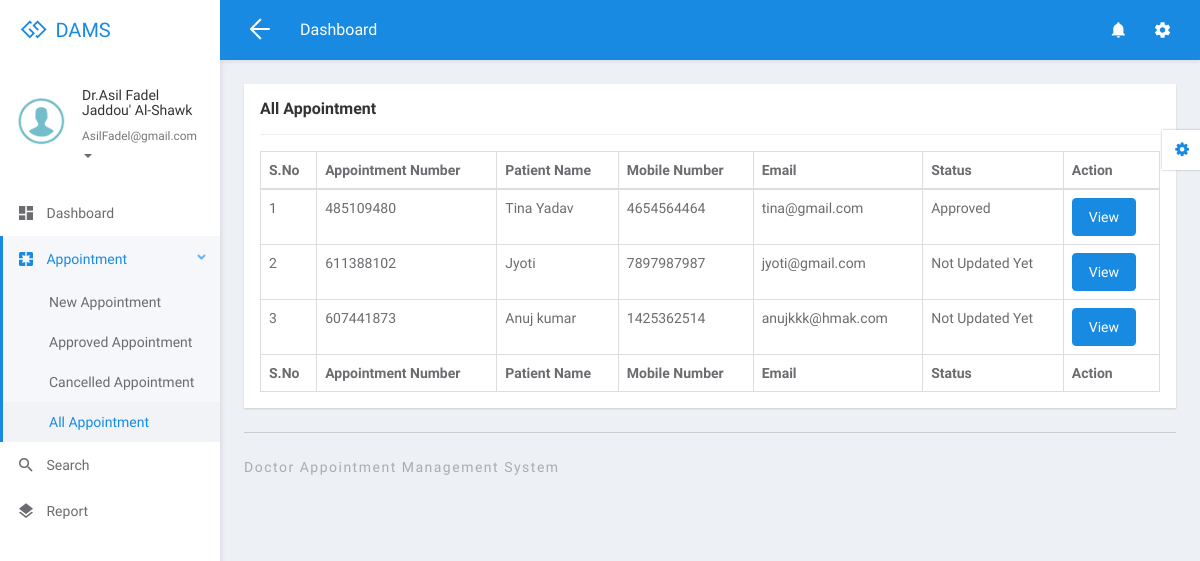
The app's page /dams/doctor/all-appointment.php (signed in), older data.
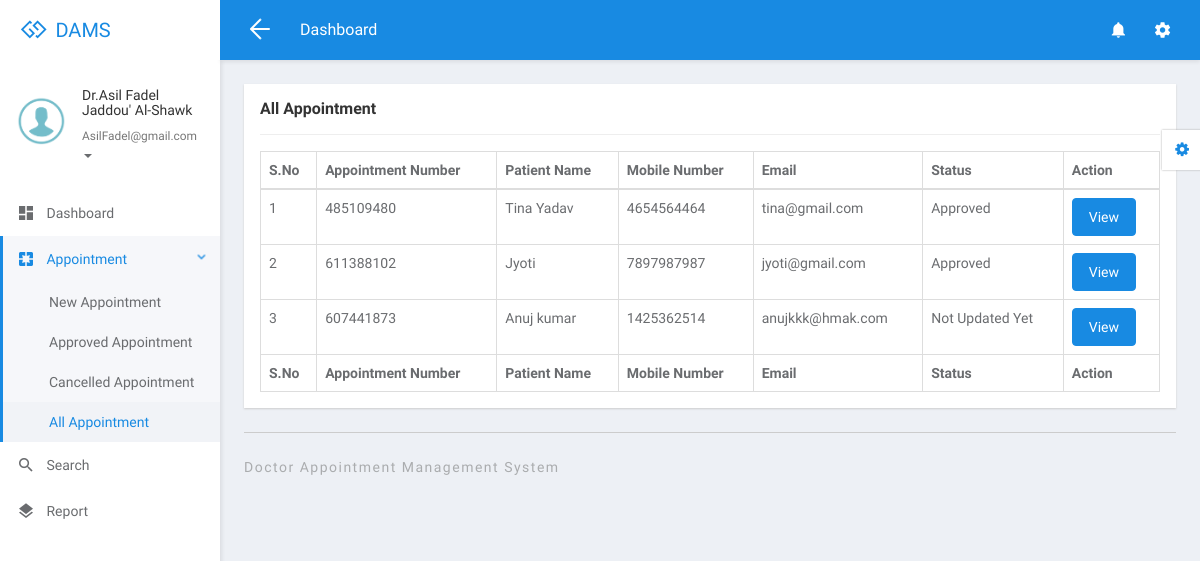
The same page, newer data.
### tables this page shows
CREATE TABLE `tbldoctor` (
  `ID` int(5) NOT NULL,
  `FullName` varchar(250) DEFAULT NULL,
  `MobileNumber` bigint(10) DEFAULT NULL,
  `Email` varchar(250) DEFAULT NULL,
  `Specialization` varchar(250) DEFAULT NULL,
  `Password` varchar(259) DEFAULT NULL,
  `CreationDate` timestamp NULL DEFAULT current_timestamp()
);

CREATE TABLE `tblappointment` (
  `ID` int(10) NOT NULL,
  `AppointmentNumber` int(10) DEFAULT NULL,
  `Name` varchar(250) DEFAULT NULL,
  `MobileNumber` bigint(20) DEFAULT NULL,
  `Email` varchar(250) DEFAULT NULL,
  `AppointmentDate` date DEFAULT NULL,
  `AppointmentTime` time DEFAULT NULL,
  `Specialization` varchar(250) DEFAULT NULL,
  `Doctor` int(10) DEFAULT NULL,
  `Message` mediumtext DEFAULT NULL,
  `ApplyDate` timestamp NULL DEFAULT current_timestamp(),
  `Remark` varchar(250) DEFAULT NULL,
  `Status` varchar(250) DEFAULT NULL,
  `UpdationDate` timestamp NULL DEFAULT NULL ON UPDATE current_timestamp()
);

### dams/doctor/all-appointment.php (the view, shortened to what this page needs)
<?php
if (strlen($_SESSION['damsid']==0)) {
  header('location:logout.php');
  } else{
  ?>
<!DOCTYPE html>
<html lang="en">
<head>
	<link rel="stylesheet" href="libs/bower/font-awesome/css/font-awesome.min.css">
	<link rel="stylesheet" href="libs/bower/material-design-iconic-font/dist/css/material-design-iconic-font.css">
	<link rel="stylesheet" href="libs/bower/animate.css/animate.min.css">
	<link rel="stylesheet" href="libs/bower/fullcalendar/dist/fullcalendar.min.css">
	<link rel="stylesheet" href="libs/bower/perfect-scrollbar/css/perfect-scrollbar.css">
	<link rel="stylesheet" href="assets/css/bootstrap.css">
	<link rel="stylesheet" href="assets/css/core.css">
	<link rel="stylesheet" href="assets/css/app.css">
</head>
<body class="menubar-left menubar-unfold menubar-light theme-primary">
<?php include_once('includes/header.php');?>
<?php include_once('includes/sidebar.php');?>
<main id="app-main" class="app-main">
  <div class="wrap">
	<section class="app-content">
		<div class="row">
			<div class="col-md-12">
				<div class="widget">
					<header class="widget-header">
						<h4 class="widget-title">All Appointment</h4>
					</header>
					<hr class="widget-separator">
					<div class="widget-body">
						<div class="table-responsive">
							<table class="table table-bordered table-hover js-basic-example dataTable table-custom">
								<thead>
									<tr>
										<th>S.No</th>
										<th>Appointment Number</th>
										<th>Patient Name</th>
										<th>Mobile Number</th>
										<th>Email</th>
									<th>Status</th>
										<th>Action</th>
									</tr>
								</thead>
								<tbody>
                  <?php
              $docid=$_SESSION['damsid'];
$sql="SELECT * from  tblappointment where Doctor=:docid";
$query = $dbh -> prepare($sql);
$query-> bindParam(':docid', $docid, PDO::PARAM_STR);
$query->execute();
$results=$query->fetchAll(PDO::FETCH_OBJ);
$cnt=1;
if($query->rowCount() > 0)
{
foreach($results as $row)
{               ?>
									<tr>
										<td><?php echo htmlentities($cnt);?></td>
										<td><?php  echo htmlentities($row->AppointmentNumber);?></td>
										<td><?php  echo htmlentities($row->Name);?></td>
										<td><?php  echo htmlentities($row->MobileNumber);?></td>
										<td><?php  echo htmlentities($row->Email);?></td>
                                        <?php if($row->Status==""){ ?>
                     <td><?php echo "Not Updated Yet"; ?></td>
<?php } else { ?>                  <td><?php  echo htmlentities($row->Status);?>
                  </td>
                  <?php } ?>
										<td><a href="view-appointment-detail.php?editid=<?php echo htmlentities ($row->ID);?>&&aptid=<?php echo htmlentities ($row->AppointmentNumber);?>" class="btn btn-primary">View</a></td>
									</tr>
								 <?php $cnt=$cnt+1;}} ?>
								</tbody>
                  <tfoot>
                  <tr>
                  <th>S.No</th>
										<th>Appointment Number</th>
										<th>Patient Name</th>
										<th>Mobile Number</th>
										<th>Email</th>
										<th>Status</th>
										<th>Action</th>
                  </tr>
                </tfoot>
							</table>
						</div>
					</div>
				</div>
			</div>
		</div>
	</section>
</div>
  <?php include_once('includes/footer.php');?>
</main>
<?php include_once('includes/customizer.php');?>
</body>
</html>
<?php }  ?>

### dams/doctor/includes/header.php (shortened to what this page needs)
<nav id="app-navbar" class="navbar navbar-inverse navbar-fixed-top primary">
  <div class="navbar-header">
    <a href="dashboard.php" class="navbar-brand">
      <span class="brand-icon"><i class="fa fa-gg"></i></span>
      <span class="brand-name">DAMS</span>
    </a>
  </div>
  <div class="navbar-container container-fluid">
    <div class="collapse navbar-collapse" id="app-navbar-collapse">
      <ul class="nav navbar-toolbar navbar-toolbar-left navbar-left">
        <li class="hidden-float hidden-menubar-top">
          <a href="javascript:void(0)" role="button" id="menubar-fold-btn" class="hamburger hamburger--arrowalt is-active js-hamburger">
            <span class="hamburger-box"><span class="hamburger-inner"></span></span>
          </a>
        </li>
        <li>
          <h5 class="page-title hidden-menubar-top hidden-float">Dashboard</h5>
        </li>
      </ul>
      <ul class="nav navbar-toolbar navbar-toolbar-right navbar-right">
        <li class="dropdown">
          <a href="#" class="dropdown-toggle" data-toggle="dropdown" role="button" aria-haspopup="true" aria-expanded="false"><i class="zmdi zmdi-hc-lg zmdi-notifications"></i></a>
        </li>
        <li class="dropdown">
          <a href="javascript:void(0)" class="dropdown-toggle" data-toggle="dropdown" role="button" aria-haspopup="true" aria-expanded="false"><i class="zmdi zmdi-hc-lg zmdi-settings"></i></a>
        </li>
      </ul>
    </div>
  </div>
</nav>

### dams/doctor/includes/sidebar.php (shortened to what this page needs)
<aside id="menubar" class="menubar light">
  <div class="app-user">
    <div class="media">
      <div class="media-left">
        <div class="avatar avatar-md avatar-circle">
          <a href="javascript:void(0)"><img class="img-responsive" src="assets/images/images.png" alt="avatar"/></a>
        </div>
      </div>
      <div class="media-body">
        <div class="foldable">
          <?php
$eid=$_SESSION['damsid'];
$sql="SELECT FullName,Email from  tbldoctor where ID=:eid";
$query = $dbh -> prepare($sql);
$query->bindParam(':eid',$eid,PDO::PARAM_STR);
$query->execute();
$results=$query->fetchAll(PDO::FETCH_OBJ);
foreach($results as $row)
{
$email=$row->Email;
$fname=$row->FullName;
}   ?>
          <h5><a href="javascript:void(0)" class="username"><?php  echo $fname ;?></a></h5>
          <ul>
            <li class="dropdown">
              <a href="javascript:void(0)" class="dropdown-toggle usertitle" data-toggle="dropdown" aria-haspopup="true" aria-expanded="false">
                <small><?php  echo $email;?></small>
                <span class="caret"></span>
              </a>
            </li>
          </ul>
        </div>
      </div>
    </div>
  </div>
  <div class="menubar-scroll">
    <div class="menubar-scroll-inner">
      <ul class="app-menu">
        <li class="has-submenu">
          <a href="dashboard.php">
            <i class="menu-icon zmdi zmdi-view-dashboard zmdi-hc-lg"></i>
            <span class="menu-text">Dashboard</span>
          </a>
        </li>
       <li class="has-submenu">
          <a href="javascript:void(0)" class="submenu-toggle">
            <i class="menu-icon zmdi zmdi-pages zmdi-hc-lg"></i>
            <span class="menu-text">Appointment</span>
            <i class="menu-caret zmdi zmdi-hc-sm zmdi-chevron-right"></i>
          </a>
          <ul class="submenu">
            <li><a href="new-appointment.php"><span class="menu-text">New Appointment</span></a></li>
            <li><a href="approved-appointment.php"><span class="menu-text">Approved Appointment</span></a></li>
            <li><a href="cancelled-appointment.php"><span class="menu-text">Cancelled Appointment</span></a></li>
            <li><a href="all-appointment.php"><span class="menu-text">All Appointment</span></a></li>
          </ul>
        </li>
        <li>
          <a href="search.php">
            <i class="menu-icon zmdi zmdi-search zmdi-hc-lg"></i>
            <span class="menu-text">Search</span>
          </a>
        </li>
        <li>
          <a href="appointment-bwdates.php">
            <i class="menu-icon zmdi zmdi-layers zmdi-hc-lg"></i>
            <span class="menu-text">Report</span>
          </a>
        </li>
      </ul>
    </div>
  </div>
</aside>

### dams/doctor/includes/footer.php
<div class="wrap p-t-0">
    <footer class="app-footer">
        <div class="copyright pull-left">Doctor Appointment Management System </div>
    </footer>
  </div>

### dams/doctor/includes/customizer.php (shortened to what this page needs)
<div id="app-customizer" class="app-customizer">
  <a href="javascript:void(0)"
    class="app-customizer-toggle theme-color"
    data-toggle="class"
    data-class="open"
    data-active="false"
    data-target="#app-customizer">
    <i class="fa fa-gear"></i>
  </a>
</div>

Row changes from the older to the newer data that the page shows:
changed tblappointment "Jyoti": Status (not shown) → "Approved"; no longer shows "Not Updated Yet"
